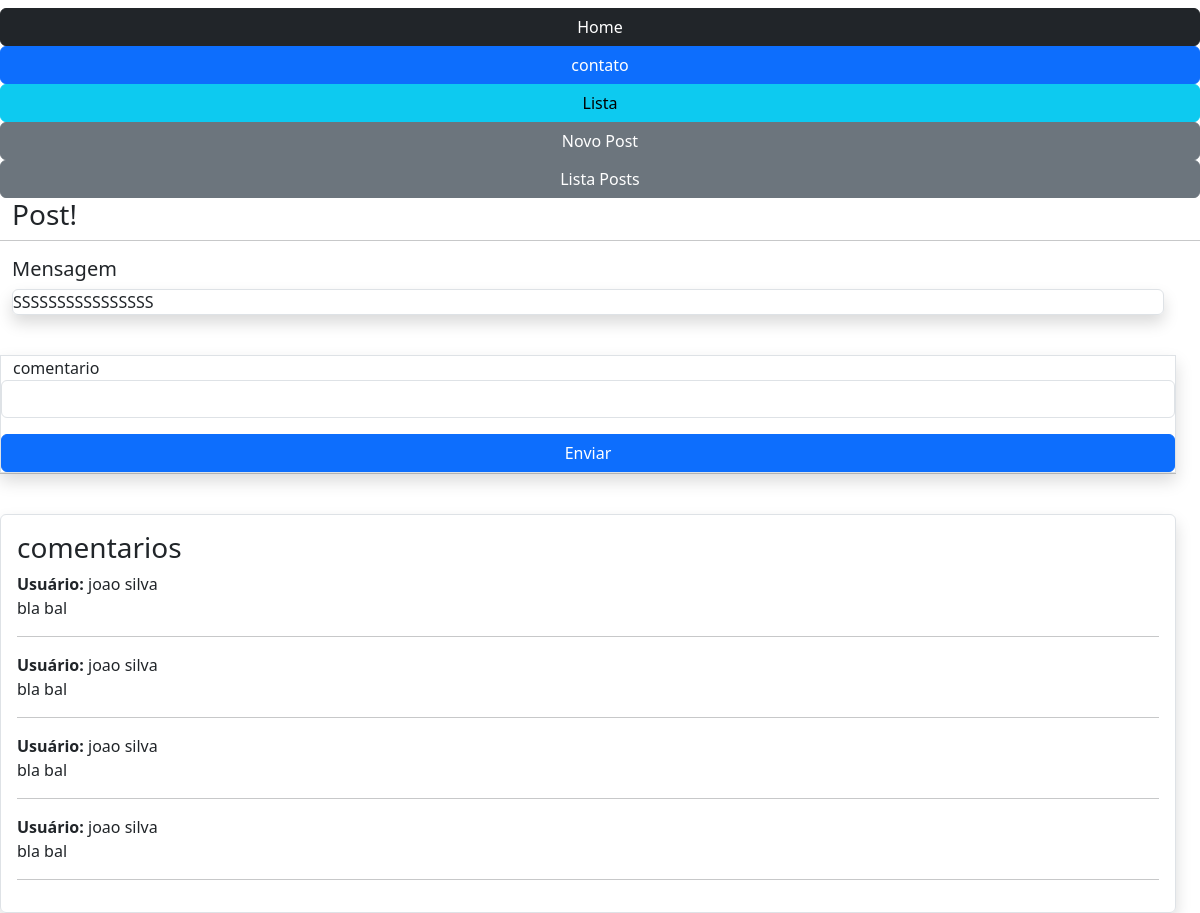
/post/1/ (signed in), run on the app's committed database.
### app/models.py (models this page shows, shortened)
class Post(db.Model):
    id = db.Column(db.Integer, primary_key=True)
    data_criacao = db.Column(db.DateTime, default=datetime.utcnow())
    mensagem = db.Column(db.String, nullable=True)
    user_id = db.Column(db.Integer, db.ForeignKey('user.id'),nullable=True)
    PostComentarios = db.relationship('PostComentarios', backref='post', lazy=True)

class PostComentarios(db.Model):
    id = db.Column(db.Integer, primary_key=True)
    data_comentario = db.Column(db.DateTime, default=datetime.utcnow())
    comentario = db.Column(db.String, nullable=True)
    user_id = db.Column(db.Integer, db.ForeignKey('user.id'),nullable=True)
    post_id = db.Column(db.Integer, db.ForeignKey('post.id'),nullable=True)

class User(db.Model, UserMixin):
    id = db.Column(db.Integer, primary_key=True)
    nome = db.Column(db.String, nullable=True)
    sobrenome = db.Column(db.String, nullable=True)
    email = db.Column(db.String, nullable=True)
    senha = db.Column(db.String, nullable=True)
    posts = db.relationship('Post', backref='user', lazy=True)
    PostComentarios = db.relationship('PostComentarios', backref='user', lazy=True)

### app/routes.py (the view)
@app.route('/post/<int:id>/', methods=['GET','POST'])
@login_required
def PostDetail(id):
    post = Post.query.get(id)
    form = PostComentariosForm()
    if form.validate_on_submit():
        form.save(current_user.id, id)
        return redirect(url_for('PostDetail', id=id))
    return render_template('post.html',post=post,form=form)

### app/forms.py (shortened to what this page needs)
class PostComentariosForm(FlaskForm):
    comentario = StringField('comentario', validators=[DataRequired()])
    btnSubmit = SubmitField('Enviar')

### app/models.py (called while the page is built)
@login_manager.user_loader
def load_user(user_id):
    return User.query.get(user_id)

### app/templates/post.html (shortened to what this page needs)
{% extends 'base.html' %}
{% block content %}
<div class="row mt-2">
   {% include 'nav.html' %}
  <h3>Post!</h3>
  <hr>
  <div class="row">
    <div class="col-12">
      <h5>Mensagem</h5>
      <div class="col-12 border rounded p6 shadow">
        {{post.mensagem}}
      </div>
    </div>
    <div class="col-12 mt-3">
      <form action="" method="post" class="row mt-4 rounde border shadow">
    {{ form.comentario.label() }}
    {{ form.comentario(class="form-control") }}
    {{ form.btnSubmit(class="btn btn-primary col-12 mt-3")}}
  </form>
    </div>
    <hr>
    <div class="col-12 mt-4 border rounded shadow p-3">
      <h3>comentarios</h3>
      {% for c in post.PostComentarios %}
      <p>
        <b>Usuário:</b> {{c.user.nome}} {{c.user.sobrenome}} <br>
        {{c.comentario}}
      </p>
      <hr>
      {% endfor %}
    </div>
  </div>
</div>
{% endblock %}

### app/templates/base.html (shortened to what this page needs)
<!DOCTYPE html>
<html lang="pt-br">
<head>
  <link href="https://cdn.jsdelivr.net/npm/bootstrap@5.3.8/dist/css/bootstrap.min.css" rel="stylesheet"
>
</head>
<body>
  <section class="container-fluid mt-2">
    {% block content %} {% endblock %}
  </section>
</body>
</html>

### app/templates/nav.html
<a href="/" class="btn btn-dark"> Home </a>
<a href="{{url_for('contato')}}" class="btn btn-primary"> contato </a>
<a href="{{url_for('contato_lista')}}" class="btn btn-info"> Lista </a>
<a href="{{url_for('PostNovo')}}" class="btn btn-secondary"> Novo Post </a>
<a href="{{url_for('PostLista')}}" class="btn btn-secondary"> Lista Posts </a>

### data on the page
Post: mensagem "SSSSSSSSSSSSSSSS"
PostComentarios: user.nome "joao", user.sobrenome "silva", comentario "bla bal"
PostComentarios: user.nome "joao", user.sobrenome "silva", comentario "bla bal"
PostComentarios: user.nome "joao", user.sobrenome "silva", comentario "bla bal"
PostComentarios: user.nome "joao", user.sobrenome "silva", comentario "bla bal"
